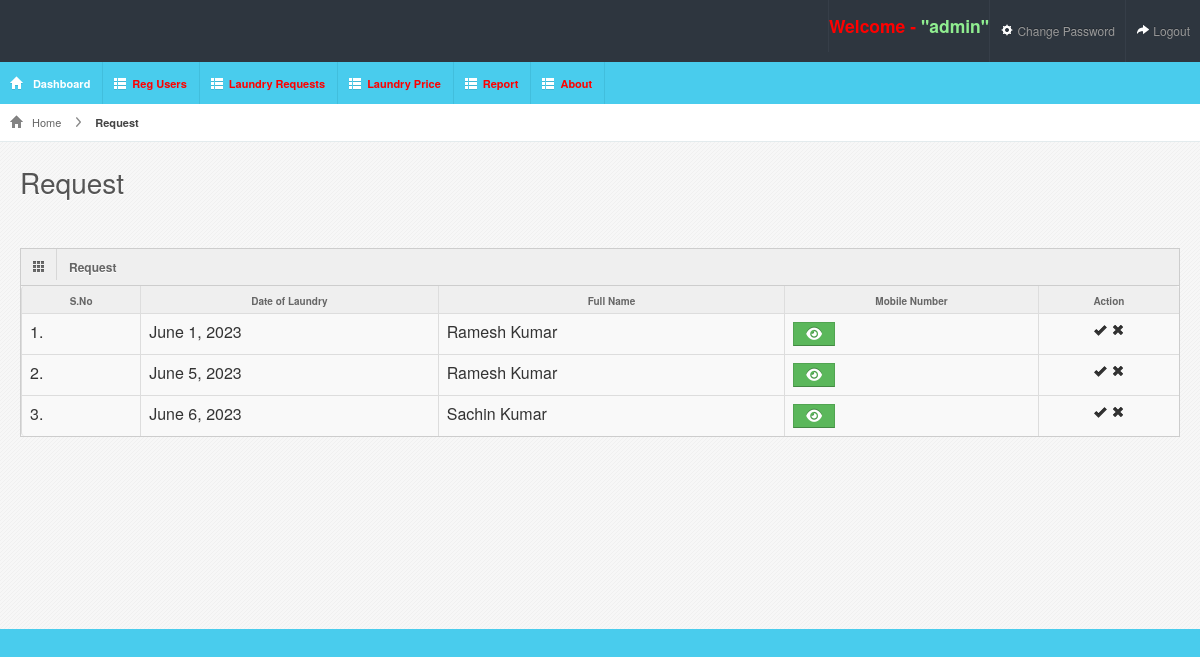
Page /requestlist/ (signed in) on the committed database.
### laundryapp/models.py (models this page shows, shortened)
class Laundry(models.Model):
    user = models.ForeignKey(Register, on_delete=models.CASCADE, null=True, blank=True)
    topwearqty = models.CharField(max_length=100, null=True, blank=True)
    bottomwearqty = models.CharField(max_length=100, null=True, blank=True)
    woolenclothqty = models.CharField(max_length=100, null=True, blank=True)
    other = models.CharField(max_length=100, null=True, blank=True)
    status = models.CharField(max_length=100, default="New", null=True, blank=True)
    servicetype = models.CharField(max_length=100, null=True, blank=True)
    contactperson = models.CharField(max_length=100, null=True, blank=True)
    pickupaddress = models.CharField(max_length=100, null=True, blank=True)
    description = models.CharField(max_length=100, null=True, blank=True)
    todate = models.DateField(null=True, blank=True)
    fromdate = models.CharField(max_length=100, null=True, blank=True)
    price = models.CharField(max_length=100, null=True, blank=True)
    other_price = models.CharField(max_length=100, null=True, blank=True)
    creationdate = models.DateTimeField(auto_now_add=True)

class Register(models.Model):
    user = models.ForeignKey(User, on_delete=models.CASCADE, null=True, blank=True)
    mobile = models.CharField(max_length=100, null=True, blank=True)
    creationdate = models.DateTimeField(auto_now_add=True)

### laundryapp/views.py (the view, shortened to what this page needs)
# urls.py: path('requestlist/', requestlist, name="requestlist"),
def requestlist(request):
    action = request.GET.get('action')
    data = Laundry.objects.filter()
    if request.user.is_staff:
        if action == "New":
            data = data.filter(status="New")
        elif action == "Accept":
            data = data.filter(status="Accept")
        elif action == "Inprocess":
            data = data.filter(status="Inprocess")
        elif action == "Finish":
            data = data.filter(status="Finish")
        return render(request, "view_request.html", locals())

### laundryapp/templates/view_request.html (shortened to what this page needs)
{% extends 'admin_index.html' %}
{% block body %}
{% load static %}
<link rel="stylesheet" href="https://cdnjs.cloudflare.com/ajax/libs/font-awesome/6.2.0/css/all.min.css" />
<div id="content">
  <div id="content-header">
    <div id="breadcrumb"> <a href="/dashboard/" title="Go to Home" class="tip-bottom"><i class="icon-home"></i> Home</a> <a href="#" class="current">{{request.GET.action}} Request</a> </div>
    <h1>{{request.GET.action}} Request</h1>
  </div>
  <div class="container-fluid">
    <div class="row-fluid">
      <div class="span12">
        <div class="widget-box">
          <div class="widget-title">
             <span class="icon"><i class="icon-th"></i></span>
            <h5>{{request.GET.action}} Request</h5>
          </div>
          <div class="widget-content nopadding">
            <table class="table table-bordered data-table">
              <thead>
                <tr>
                  <th>S.No</th>
                  <th>Date of Laundry</th>
                  <th>Full Name</th>
                  <th>Mobile Number</th>
                  <th>Action</th>
                </tr>
              </thead>
              <tbody>
              {% for i in data %}
                <tr class="gradeX">
                  <td>{{forloop.counter}}.</td>
                  <td>{{i.todate}}</td>
                  <td>{{i.user.user.first_name}}</td>
                  <td>
                    <button type="button" class="btn btn-success" id="email-btn-{{forloop.counter}}" onclick="togglePassword('email-{{forloop.counter}}', this.id)"><i class="fa fa-eye"></i></button>
                  </td>
                  <td class="taskOptions">
                    <a href="{% url 'detail_request' i.id %}" class="tip-top" data-original-title="Details"><i class="icon-ok" ></i></a>
                    <a href="{% url 'delete_request' i.id %}" onclick="return confirm('Are you sure?')" class="tip-top" data-original-title="Delete"><i class="icon-remove"></i></a>
                  </td>
                </tr>
              {% endfor %}
              </tbody>
            </table>
          </div>
        </div>
      </div>
    </div>
  </div>
</div>
{% endblock %}

### laundryapp/templates/admin_index.html (shortened to what this page needs)
{% load static %}
<html lang="en">
<head>
    <link rel="stylesheet" href="{% static 'css/bootstrap.min.css' %}"/>
    <link rel="stylesheet" href="{% static 'css/bootstrap-responsive.min.css' %}"/>
    <link rel="stylesheet" href="{% static 'css/fullcalendar.css' %}"/>
    <link rel="stylesheet" href="{% static 'css/maruti-style.css' %}"/>
    <link rel="stylesheet" href="{% static 'css/maruti-media.css' %}" class="skin-color"/>
</head>
<body>
<div id="header">
    <h1><a href="dashboard.html">Laundry Management System</a></h1>
</div>
<div id="user-nav" class="navbar navbar-inverse">
    <ul class="nav">
        <li class="text" >
            <h4 style="color:red">Welcome - <span style="color:lightgreen">"{{request.user.username}}"</span></h4>
        </li>
    </ul>
    <ul class="nav">
        <li class=""><a title="" href="/change_password/"><i class="icon icon-cog"></i> <span class="text1">Change Password</span></a></li>
        <li class=""><a title="" href="/admin_logout/"><i class="icon icon-share-alt"></i> <span class="text1">Logout</span></a>
        </li>
    </ul>
</div>
<div id="sidebar"><a href="#" class="visible-phone"> Dashboard</a>
    <ul>
        <li class="active"><a href="/dashboard/"><i class="icon icon-home"></i> <span>Dashboard</span></a></li>
        <li class="submenu"><a href=""><i class="icon icon-th-list"></i><span style="color:red">Reg Users</span></a>
        </li>
        <li class="submenu"><a href="#"><i class="icon icon-th-list"></i><span style="color:red">Laundry Requests</span></a>
        </li>
        <li class="submenu"><a href="#" ><i class="icon icon-th-list"></i><span style="color:red">Laundry Price</span></a>
        </li>
        <li class="submenu"><a href="#"><i class="icon icon-th-list"></i><span style="color:red">Report</span></a>
        </li>
        <li class="submenu"><a href="#"><i class="icon icon-th-list"></i><span style="color:red">About</span></a>
        </li>
    </ul>
</div>
{% block body %}
{% endblock %}
</body>
</html>

### laundryapp/static/css/maruti-media.css (style rules this page uses)
body { background:#49CCED; }
#header { background-color: #2e363f; margin-top:10px; }

### laundryapp/templates/view_request.html (style rules this page uses)
td { padding:0px; }
.text { display:block; }

### rows in the picture
Laundry: todate "June 1, 2023", user.user.first_name "Ramesh Kumar"
Laundry: todate "June 5, 2023", user.user.first_name "Ramesh Kumar"
Laundry: todate "June 6, 2023", user.user.first_name "Sachin Kumar"

### other values in the picture
{{ request.user.username }} "admin"
